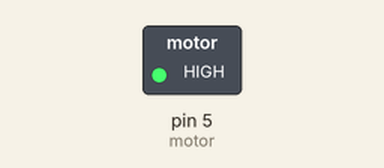
This sketch was run on a simulated Arduino Uno, built with avr-gcc and run on an emulated ATmega328P. On the bench: switched loads named in the sketch (green lamp = pin HIGH). Dashed ring = blinking.

Above: at 0.5 s.
Timing chart, 0 to 4.6 s (numbered marks = the images above):
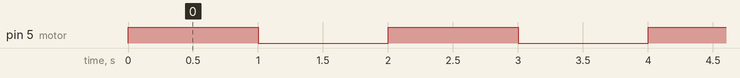

Measured:
- by itself, pin 5 (motor): alternates HIGH for 1.0 s and LOW for 1.0 s

The sketch:

FAN_test.ino
```cpp
int motor = 5;

void setup() {
  pinMode(motor, OUTPUT);
}

void loop() {
  digitalWrite(motor, HIGH);
  delay(1000);
  digitalWrite(motor, LOW);
  delay(1000);
}
```
